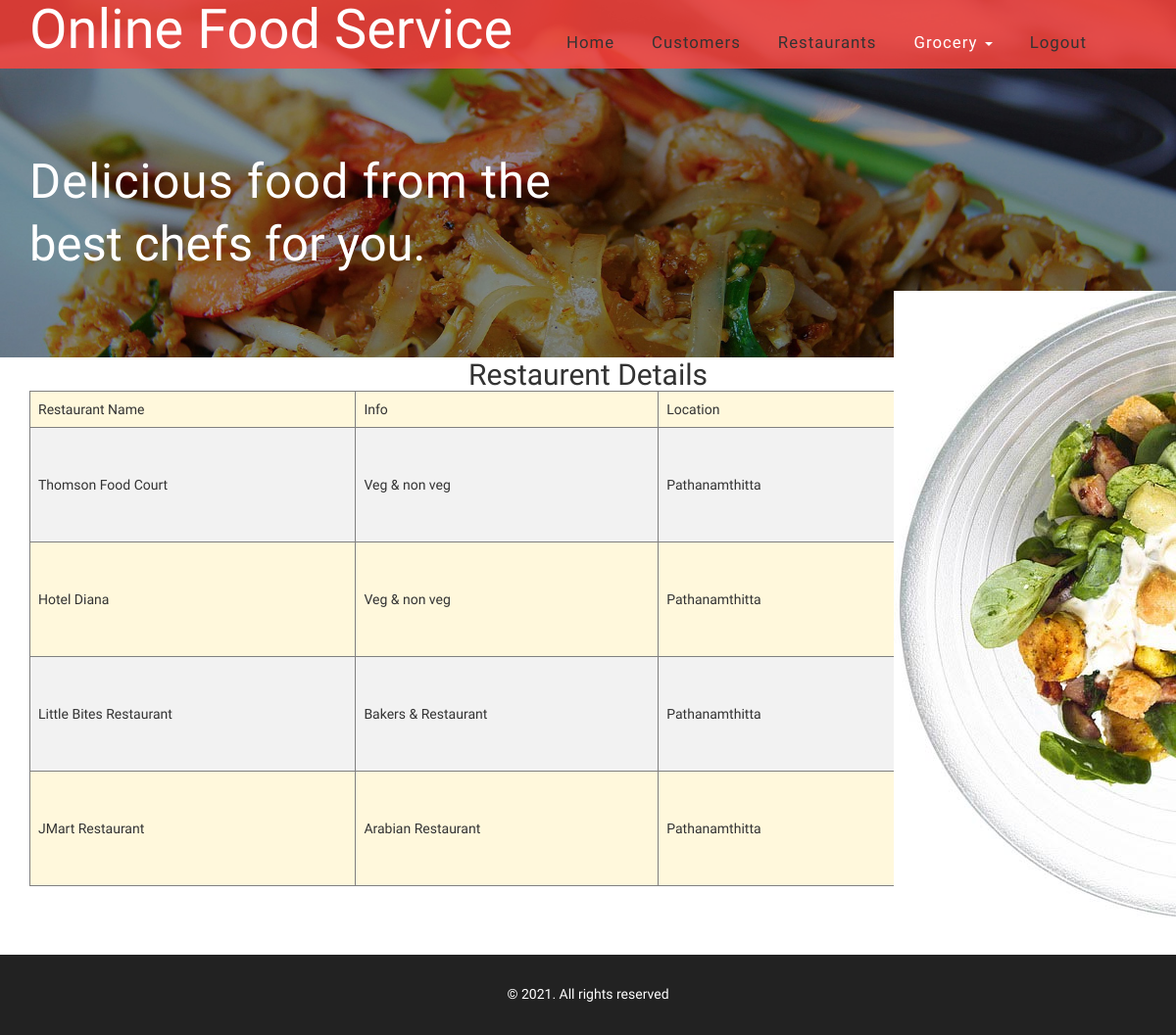
Page /profile/viewrest/ on the committed database.
### webapp/models.py (models this page shows, shortened)
class Restaurant(models.Model):
    user = models.OneToOneField(settings.AUTH_USER_MODEL, on_delete=models.CASCADE)
    rname = models.CharField(max_length=100, blank=False)
    info = models.CharField(max_length=40, blank=False)
    min_ord = models.CharField(max_length=5, blank=False)
    location = models.CharField(max_length=40, blank=False)
    r_logo = models.FileField(blank=False)
    REST_STATE_OPEN = "Open"
    REST_STATE_CLOSE = "Closed"
    REST_STATE_CHOICES = (
        (REST_STATE_OPEN, REST_STATE_OPEN),
        (REST_STATE_CLOSE, REST_STATE_CLOSE)
    )
    status = models.CharField(max_length=50, choices=REST_STATE_CHOICES, default=REST_STATE_OPEN, blank=False)
    approved = models.BooleanField(blank=False, default=True)

### webapp/views.py (the view)
# urls.py: path('profile/viewrest/', Restview.as_view(), name='viewrest'),
class Restview(ListView):
    template_name = 'webapp/adminrestview.html'
    model = Restaurant
    context_object_name = 'list'

### webapp/templates/webapp/adminrestview.html
{% extends 'webapp/ac.html' %}
{% block content %}
<br/>
<center><h2>Restaurent Details</h2></center>
<table border="1" align="center">
    <tr>
        <td>Restaurant Name</td>
        <td>Info</td>
        <td>Location</td>
        <td>Logo</td>
    </tr>
    {% for i in list %}
    <tr>
        <td>{{ i.rname }}</td>
        <td>{{ i.info }}</td>
        <td>{{ i.location }}</td>
        <td><img src="{{ i.r_logo.url }}" width="100" height="100"></td>
    </tr>
    {% endfor %}
</table>
{% endblock %}

### webapp/templates/webapp/ac.html (style rules this page uses)
table { border-collapse: collapse; background-color:cornsilk; width:100%; }
th, td { text-align: left; padding: 8px; }
tr:nth-child(even) { background-color: #f2f2f2; }

### rows in the picture
Restaurant: rname "Thomson Food Court", info "Veg & non veg", location "Pathanamthitta"
Restaurant: rname "Hotel Diana", info "Veg & non veg", location "Pathanamthitta"
Restaurant: rname "Little Bites Restaurant", info "Bakers & Restaurant", location "Pathanamthitta"
Restaurant: rname "JMart Restaurant", info "Arabian Restaurant", location "Pathanamthitta"
